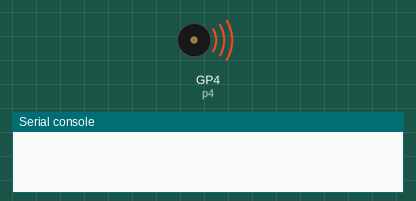
Recording of a program running on a simulated Raspberry Pi Pico running MicroPython. On the bench: buzzer (waves = sounding), the last lines printed to the serial console. At 7.0 s the program stops and its outputs stay as they are.

Above: at 0.1 s.
At 7.1 s:
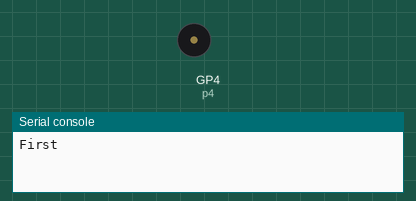
Timing chart, 0 to 8.5 s (numbered marks = the images above):
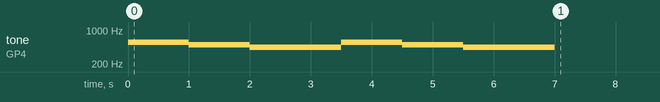

Measured:
- by itself, tone on GP4 (p4): plays 554 Hz for 1.0 s, 494 Hz for 1.0 s, 440 Hz for 1.5 s, 554 Hz for 1.0 s, 494 Hz for 1.0 s, 440 Hz for 1.5 s

The program:

sound.py
```python
import machine, time


p4 = machine.Pin(4)
speaker = machine.PWM(p4)
speaker.duty_u16(int(65535/2))

speaker.freq(554)
time.sleep(1)
speaker.freq(494)
time.sleep(1)
speaker.freq(440)
time.sleep(1.5)

print("First")

speaker.freq(554)
time.sleep(1)
speaker.freq(494)
time.sleep(1)
speaker.freq(440)
time.sleep(1.5)

speaker.duty_u16(0)
```
